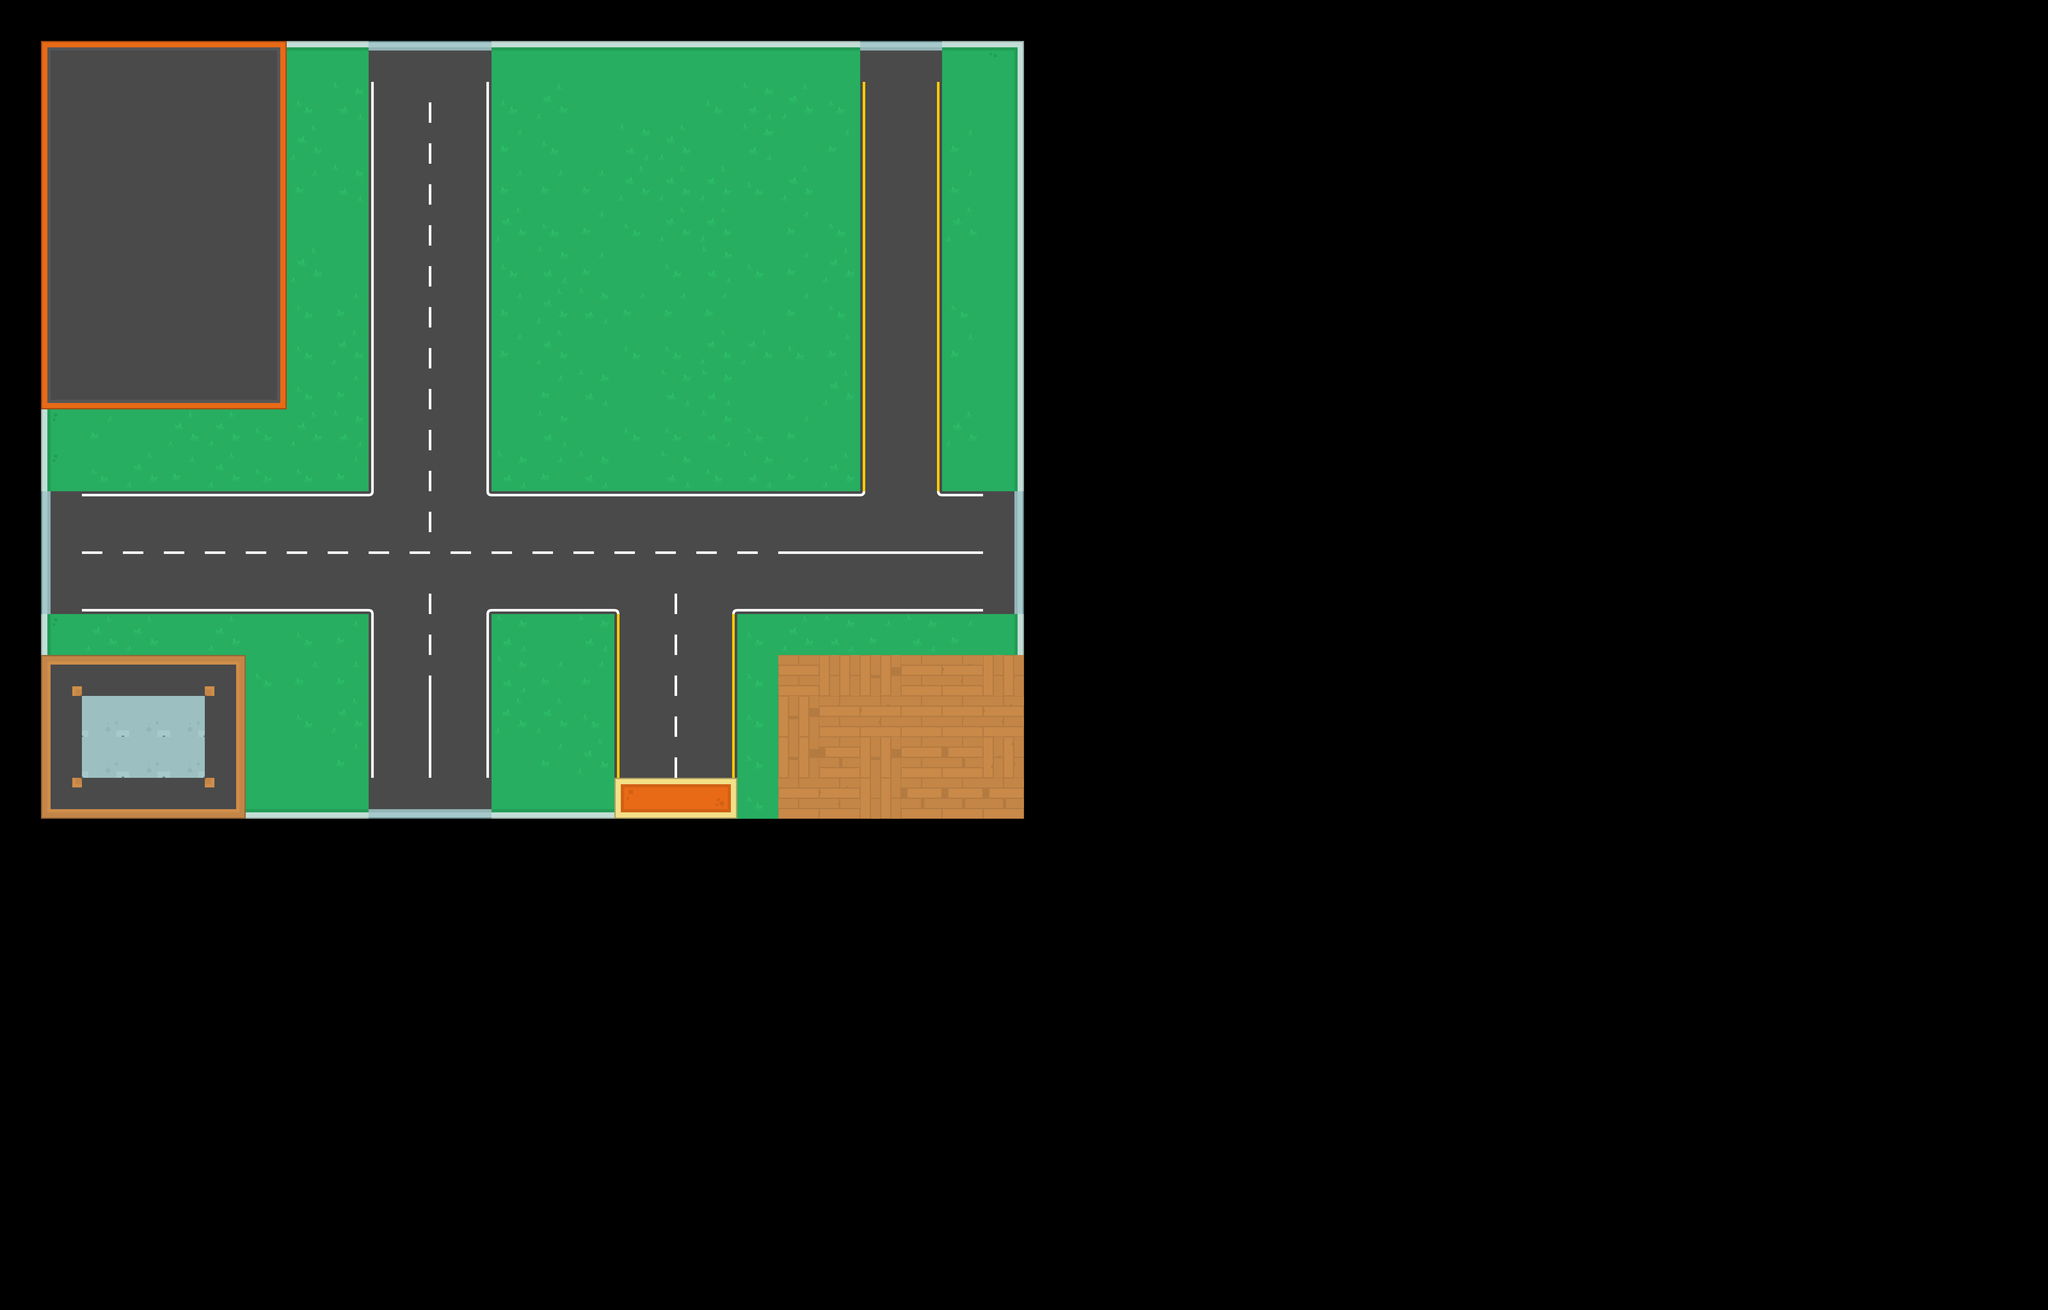

A level layout from a 2D game, rendered from its tile map. Below: a short description, then the map file with tile-grid data replaced by summaries:
An orthogonal 50x32 tile map with 128x128 px tiles, 1 tile layer (Tile Layer 1) and 8 objects.

<map version="1.0" tiledversion="1.1.4" orientation="orthogonal" renderorder="right-down" width="50" height="32" tilewidth="128" tileheight="128" infinite="0" nextobjectid="34">
 <tileset firstgid="1" source="spritesheet_tiles2.tsx" />
 <layer name="Tile Layer 1" width="50" height="32">
  <data>[1600 cells, 456 non-empty, 55 distinct tile ids]</data>
 </layer>
 <objectgroup name="Object Layer 1">
  <object id="1" x="64" y="2540" width="6288" height="112" />
  <object id="2" x="36" y="16" width="112" height="4080" />
  <object id="4" x="3178" y="-308" width="80" height="4016" />
  <object id="6" x="56" y="12" width="6248" height="136" />
  <object id="8" x="127.273" y="129.576" width="770.303" height="1149.82" />
  <object id="23" x="116" y="2047.33" width="651.333" height="524.667" />
  <object id="27" x="2432.67" y="2048.67" width="771.333" height="531.333" />
  <object id="33" x="1919.33" y="2431.33" width="384" height="180.667" />
 </objectgroup>
</map>
